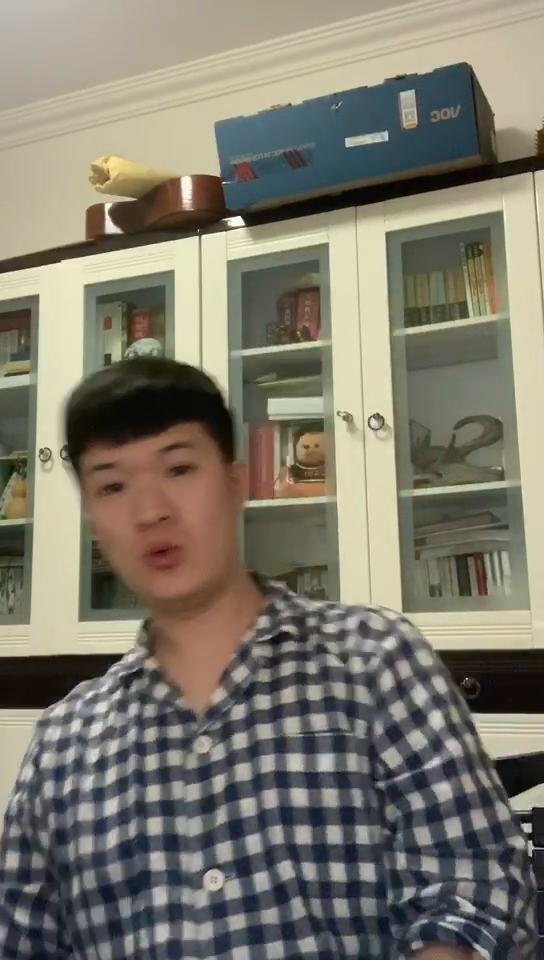
#> input picture frame 36 of CV_work3/test1.avi, 544 x 960 px
$ python camshift_test.py
#> lines starting #> are read from the running program, lines starting #| are printed output that depends on the picture; after the words box and inside, x2 and y2 are one past the last pixel; in counts of white or black regions, pixels touching at a corner belong together
# -*- coding: utf-8 -*-
# @Time : 2020/3/28 23:19
# @Author : BaoBao
# @Mail : baobaotql@163.com
# @File : camshift_teat.py
# @Software: PyCharm

import numpy as np
import cv2

cap = cv2.VideoCapture('test1.avi')

ret, frame = cap.read()
#> frame is the input picture: shape (960, 544, 3); mean B, G, R 109, 122.3, 126

r, h, c, w =250, 250, 300, 200
track_window = (c, r, w, h)

roi = frame[r: r + h, c: c + w]
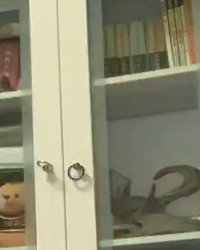
#> roi: shape (250, 200, 3); mean B, G, R 115.7, 140.8, 142.7
hsv_roi = cv2.cvtColor(frame, cv2.COLOR_BGR2HSV)
#> hsv_roi: shape (960, 544, 3); mean H, S, V 47.3, 56.3, 130.4
mask = cv2.inRange(hsv_roi, np.array((0., 60., 32.)), np.array((180., 2556., 255.)))
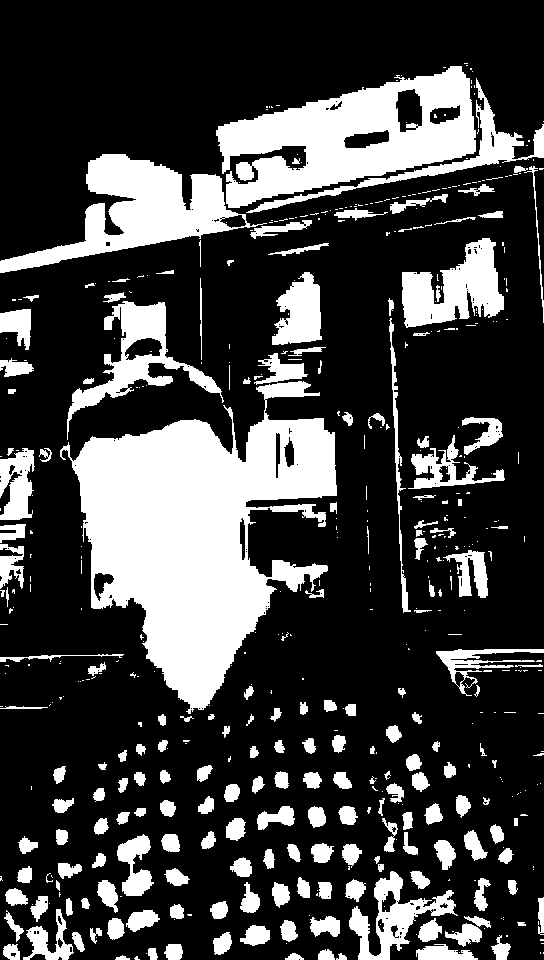
#> mask: shape (960, 544); 25.8% white; 510 white regions (316 under 20 px), largest, box (x1, y1, x2, y2) and area: (60, 381, 337, 714) 45260, (216, 66, 476, 208) 18813, (0, 154, 267, 273) 11234
roi_hist = cv2.calcHist([hsv_roi], [0], mask, [180], [0, 180])
#> roi_hist = 180 values, max 9876 at index 11, min 0 at index 49, mean 747.7
cv2.normalize(roi_hist, roi_hist, 0, 255, cv2.NORM_MINMAX)

term_crit = (cv2.TERM_CRITERIA_EPS | cv2.TERM_CRITERIA_COUNT, 10, 1)

while(1):
    ret, frame = cap.read()
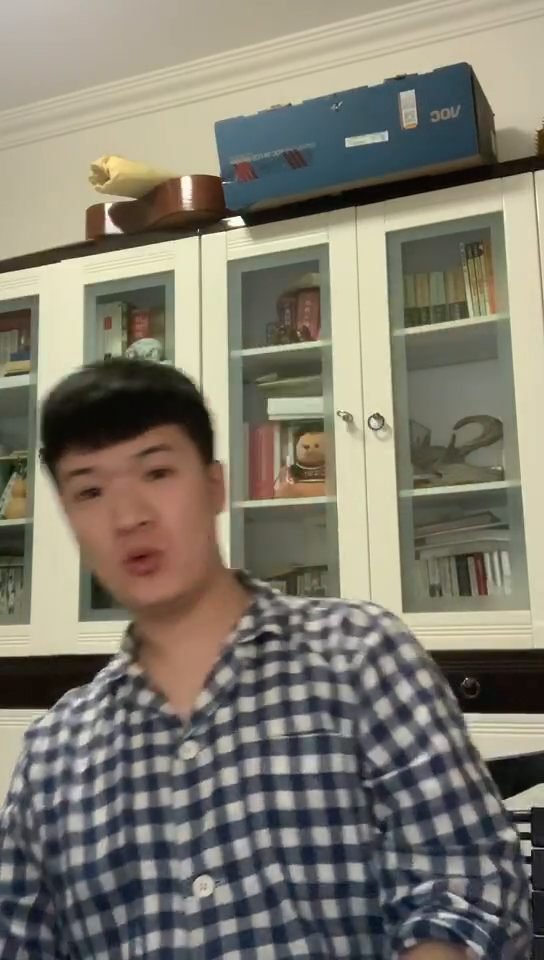
#> input picture frame 37 of CV_work3/test1.avi, 544 x 960 px
#> frame is the input picture: shape (960, 544, 3); mean B, G, R 110.5, 123.5, 127.4

    if ret == True:
        hsv = cv2.cvtColor(frame, cv2.COLOR_BGR2HSV)
#> hsv: shape (960, 544, 3); mean H, S, V 47.5, 55.1, 131.8
        dst = cv2.calcBackProject([hsv], [0], roi_hist, [0, 180], 1)
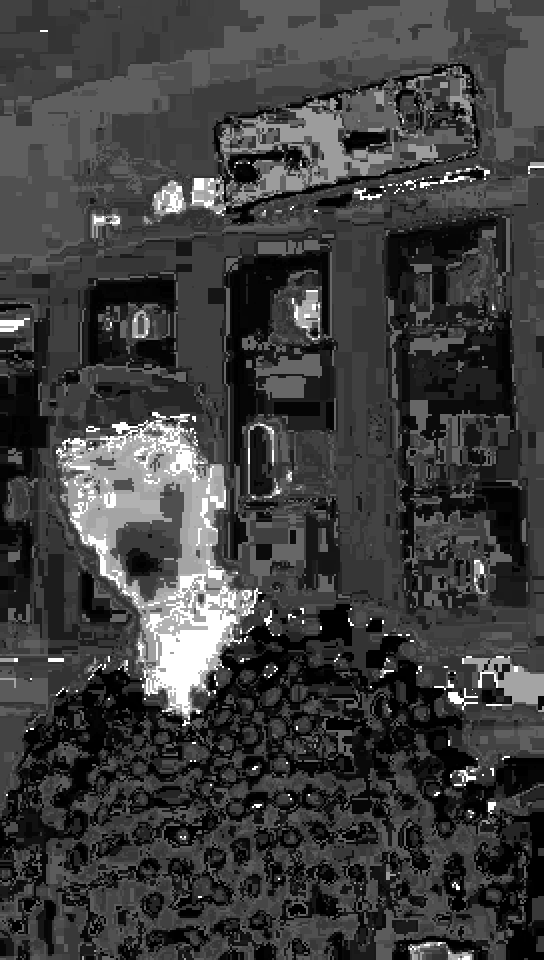
#> dst: shape (960, 544); min 0, max 255, mean 62.9

        ret, track_window = cv2.CamShift(dst, track_window, term_crit)
#> ret = ((340.5, 404), (232.1, 309.3), 6.08); track_window = (224, 249, 233, 310)

        pts = cv2.boxPoints(ret)
#> pts = [[208.7, 545.5], [241.5, 237.9], [472.3, 262.5], [439.5, 570.1]]
        pts = np.int0(pts)
#> pts = [[208, 545], [241, 237], [472, 262], [439, 570]]
        img2 = cv2.polylines(frame, [pts], True, 255, 2)
        cv2.imshow('img2', img2)

        k = cv2.waitKey(0x110000)
#> (key Esc is pressed here)
        if k == 27:
            break
        else:
            cv2.imwrite(chr(k) + ".jpg", img2)

    else:
        break

cv2.destroyAllWindows()
cap.release()

$ run again, starting later in the video
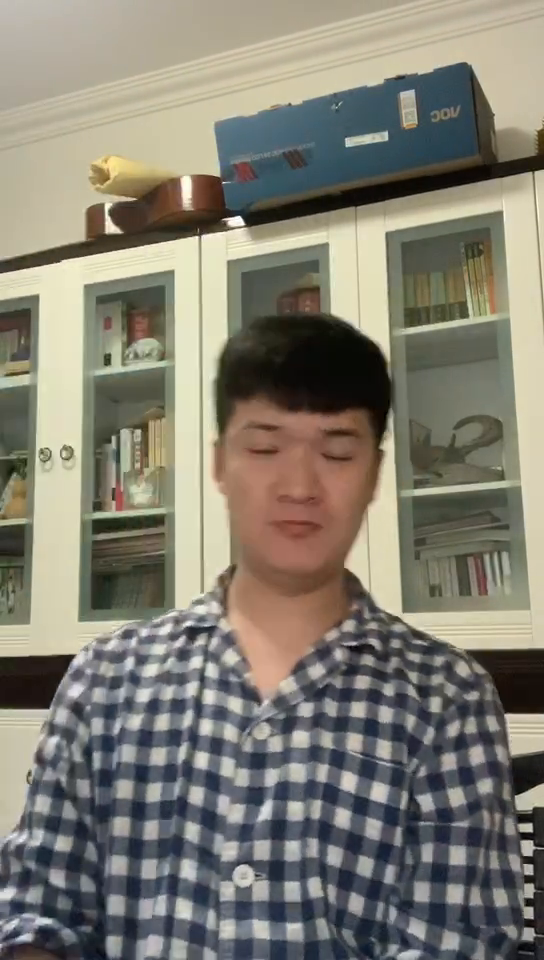
#> input picture frame 164 of CV_work3/test1.avi, 544 x 960 px
#> frame is the input picture: shape (960, 544, 3); mean B, G, R 114.7, 126.9, 130.4
#> hsv_roi: shape (960, 544, 3); mean H, S, V 49.3, 54.3, 135.6
#> `mask = cv2.inRange(hsv_roi, np.array((0., 60., 32.)), np.array((180., ..`:
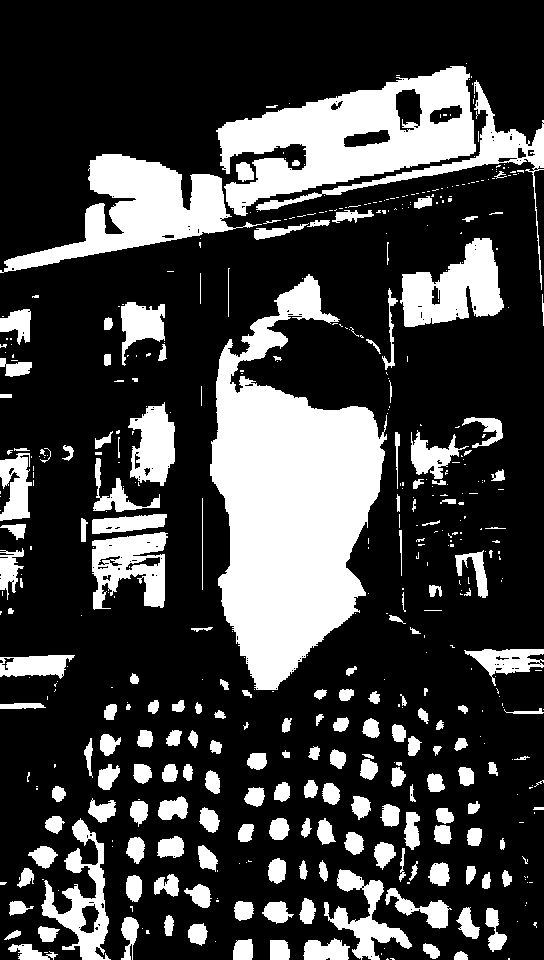
#> mask: shape (960, 544); 25.6% white; 485 white regions (296 under 20 px), largest, box (x1, y1, x2, y2) and area: (210, 274, 387, 690) 40797, (216, 66, 476, 216) 18382, (0, 154, 262, 273) 10992
#> roi_hist = 180 values, max 8366 at index 10, min 0 at index 49, mean 742.3
#> hsv: shape (960, 544, 3); mean H, S, V 50, 53.4, 135.2
#> `dst = cv2.calcBackProject([hsv], [0], roi_hist, [0, 180], 1)`:
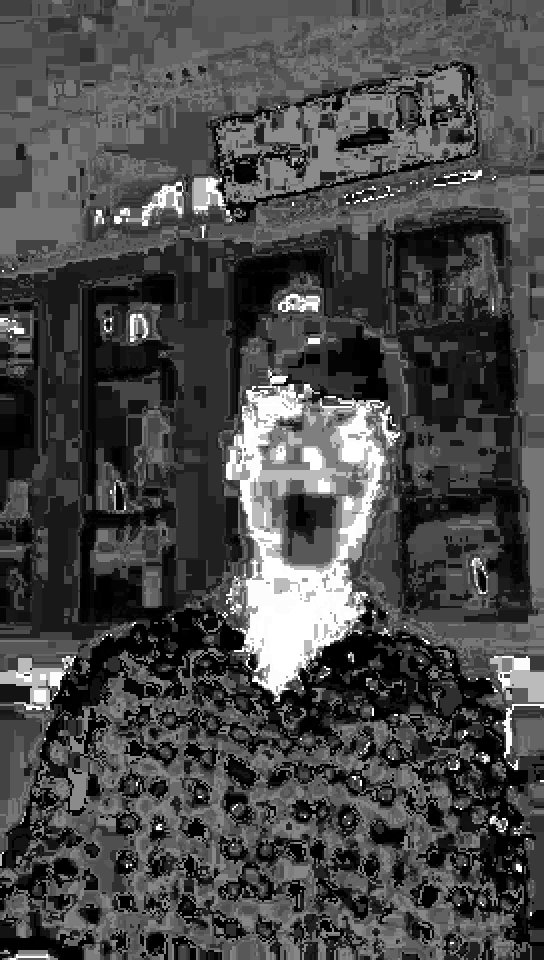
#> dst: shape (960, 544); min 0, max 255, mean 73.1
#> ret = ((305.5, 512), (205.3, 309.7), 1.72); track_window = (202, 356, 207, 312)
#> `pts = cv2.boxPoints(ret)`: pts = [[198.2, 663.7], [207.5, 354.1], [412.8, 360.3], [403.5, 669.9]]
#> `pts = np.int0(pts)`: pts = [[198, 663], [207, 354], [412, 360], [403, 669]]

$ run again, starting later in the video
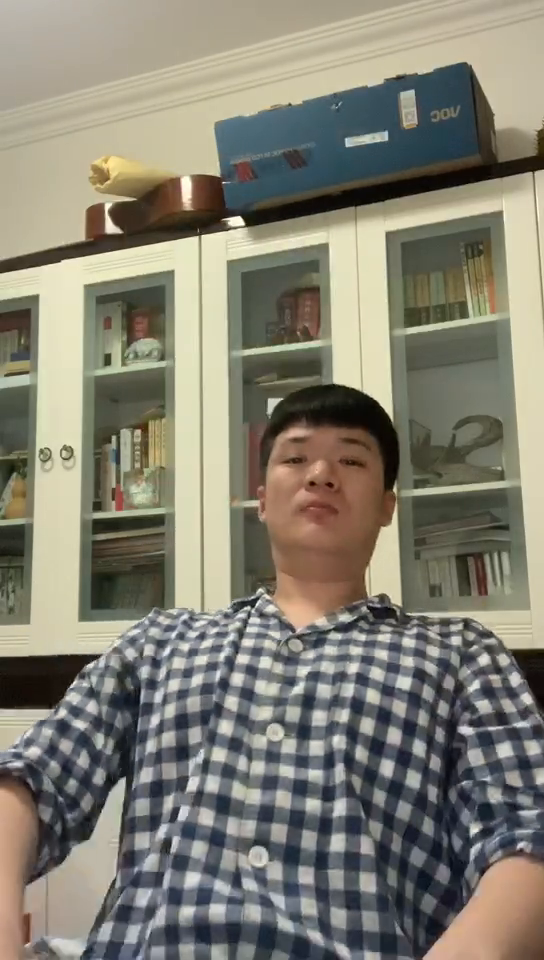
#> input picture frame 292 of CV_work3/test1.avi, 544 x 960 px
#> frame is the input picture: shape (960, 544, 3); mean B, G, R 115.2, 128.8, 132.1
#> hsv_roi: shape (960, 544, 3); mean H, S, V 48.1, 53.3, 136.7
#> `mask = cv2.inRange(hsv_roi, np.array((0., 60., 32.)), np.array((180., ..`:
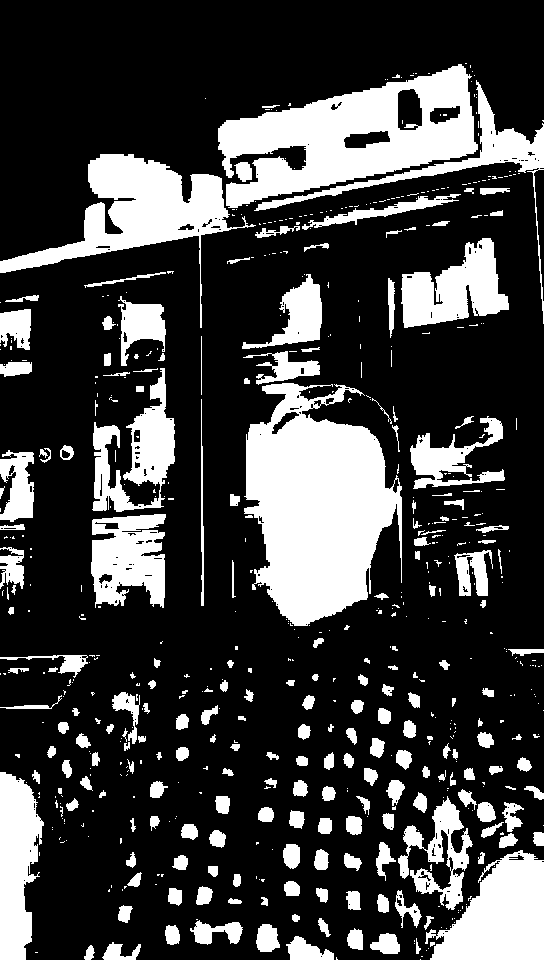
#> mask: shape (960, 544); 25.1% white; 610 white regions (401 under 20 px), largest, box (x1, y1, x2, y2) and area: (244, 383, 402, 626) 25249, (218, 64, 478, 208) 18461, (0, 154, 256, 328) 11420
#> roi_hist = 180 values, max 10682 at index 12, min 0 at index 50, mean 729.3
#> hsv: shape (960, 544, 3); mean H, S, V 48, 53.2, 136.9
#> `dst = cv2.calcBackProject([hsv], [0], roi_hist, [0, 180], 1)`:
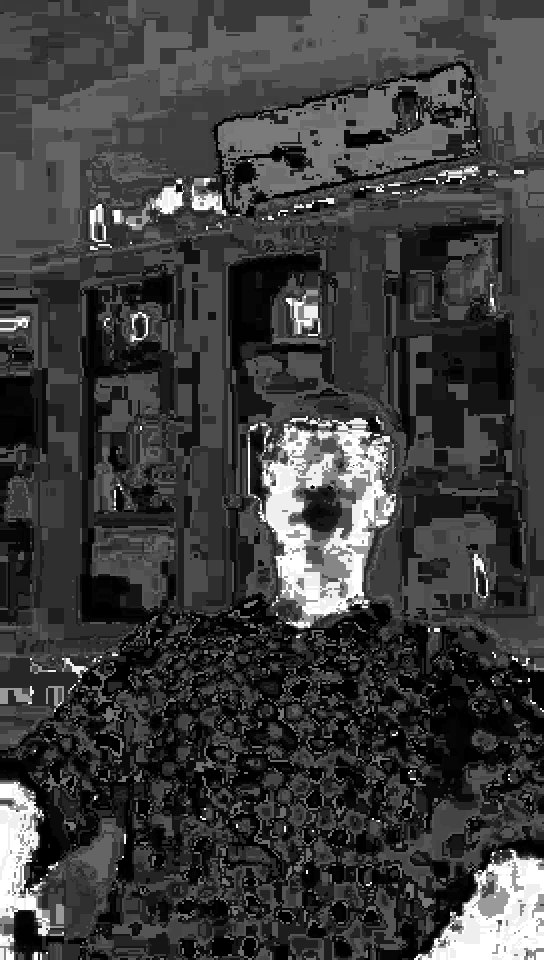
#> dst: shape (960, 544); min 0, max 255, mean 61.9
#> ret = ((326.5, 509), (206.7, 267.7), 178.6); track_window = (222, 374, 209, 270)
#> `pts = cv2.boxPoints(ret)`: pts = [[426.6, 372.7], [433, 640.3], [226.4, 645.3], [220, 377.7]]
#> `pts = np.int0(pts)`: pts = [[426, 372], [433, 640], [226, 645], [219, 377]]
